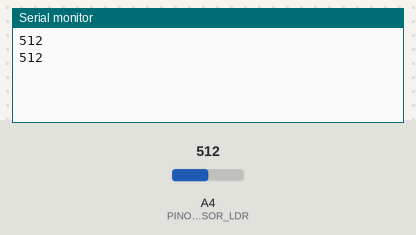
Simulated run of this sketch. Board: Arduino Uno, built with avr-gcc and run on an emulated ATmega328P. On the bench: the last lines printed to the serial monitor. Inputs (shaded band) come from the test bench; at power-on: A4 (PINO_SENSOR_LDR) = 512.

Above: at 2.8 s.
2.9 s: A4 (PINO_SENSOR_LDR) set to 716
At 4.6 s:
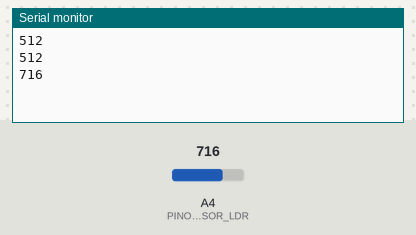
5.6 s: A4 (PINO_SENSOR_LDR) set to 900
At 7.3 s:
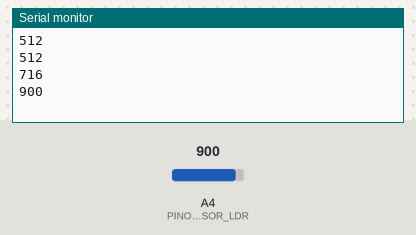
Timing chart, 0 to 8.8 s (numbered marks = the images above; inputs shaded):
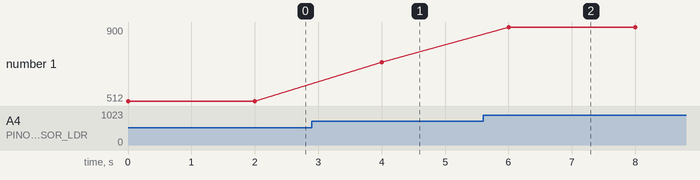

The sketch:

Configuracao_Arduino_LDR.ino
```cpp
const int PINO_SENSOR_LDR = A4; // Especificação da entrada analógica com o sensor
int valorLuminosidade; // "Variável" que armazena o valor obtido pelo sensor

void setup() {
  Serial.begin(9600); // Sincronização do Arduino
}

void loop() { // Criação de um loop para sempre aparecer o dado obtido pelo sensor a cada dado obtido
  valorLuminosidade = analogRead(PINO_SENSOR_LDR); // Relaciona a contagem obtida pelo sensor com a variável valorLuminosidade

  Serial.println(valorLuminosidade); // Valor obtido pelo sensor na mensagem

  delay(2000); // Haverá uma demora de 2 segundos para que haja a obtenção do dado novamente (1000 = 1 segundo)
}
```

Measured:
- after the input at 2.9 s, the serial monitor: prints a new line after 1.1 s (image 1)
- after the input at 5.6 s, the serial monitor: prints a new line after 0.40 s (image 2)
- plotted number 1: 512 → 716 after the input at 2.9 s, 716 → 900 after the input at 5.6 s
